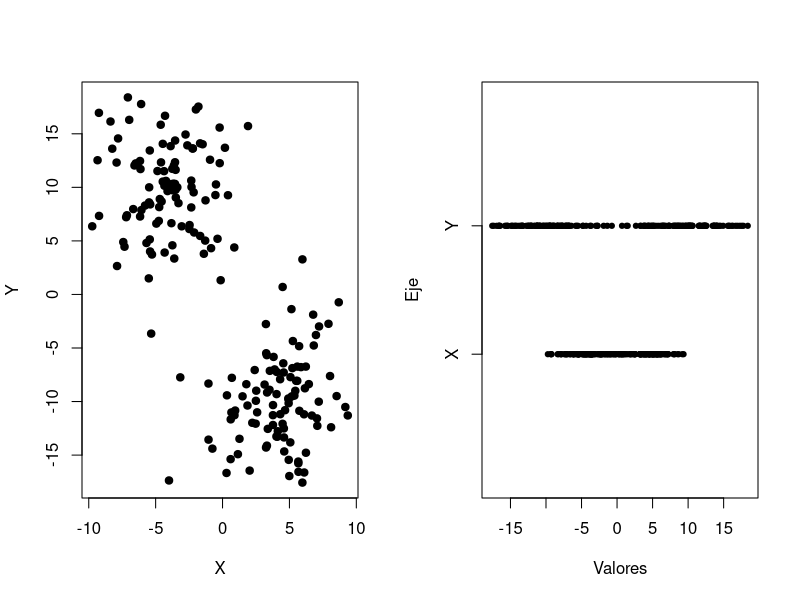
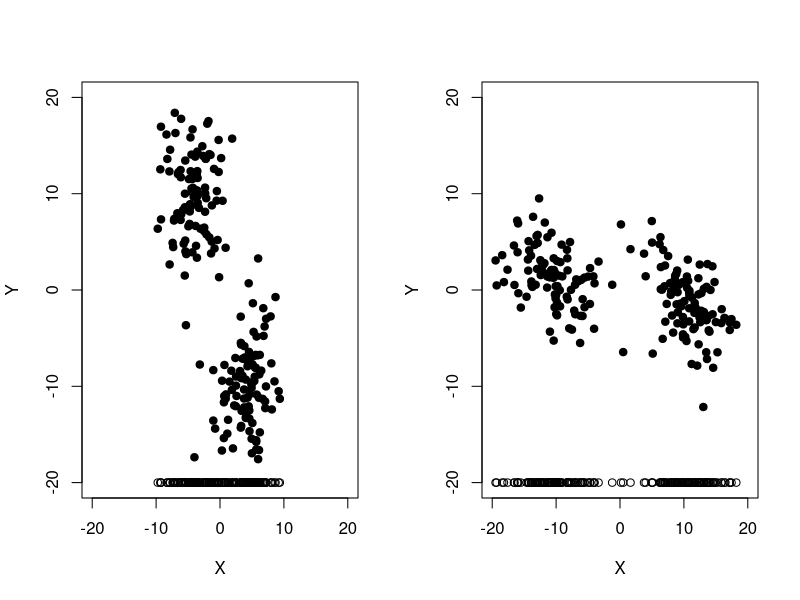
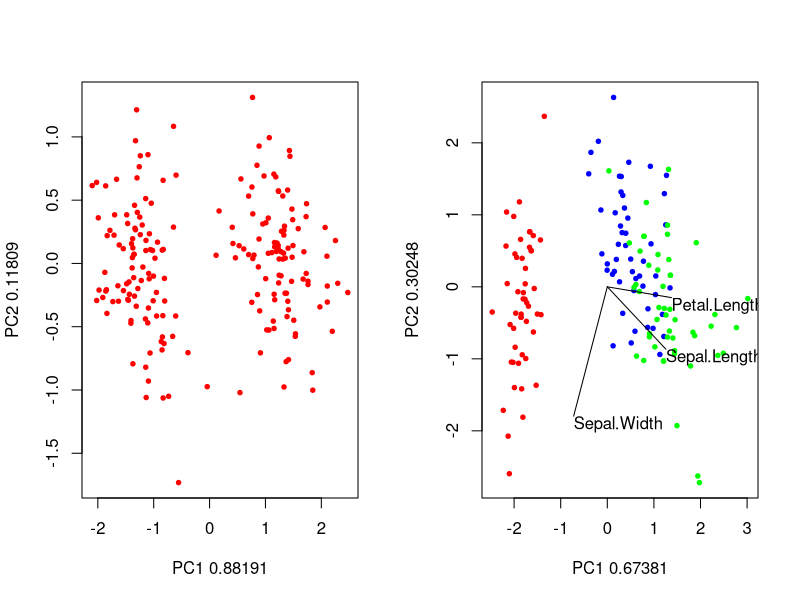

Reproduce these figures in R, in order. (Note: this script raises an error after producing the figures.)
## ---- chunk 1
knitr::opts_chunk$set(echo = TRUE)
library()
## ---- chunk 2
xa <- rnorm(100, 4, 2.5)
ya <- -10 + 0.3*xa  + rnorm(100)*4

xb <- rnorm(100, -4, 2.5)
yb <- 10 + 0.3*xb + rnorm(100)*4

data_points <- rbind(
  c(xa, xb),
  c(ya, yb)
)

head(t(data_points))


par(mfrow=c(1,2))
plot(
  data_points[1,], 
  data_points[2,],
  xlab="X",
  ylab="Y",
  pch=19
)

plot(
  c(data_points[1,], data_points[2,]), 
  rep(c(1,2),each=200),
  ylim=c(0,3),
  pch=19,
  cex=0.7,
  ylab="Eje",
  xlab="Valores",
  yaxt="n"
)
axis(side=2, at=c(1,2), labels = c("X", "Y"))
## ---- chunk 3
par(mfrow=c(1,2))

for (angle in c(0, 60*pi/180)) {

rot_matrix <- matrix(
  c(cos(angle), -sin(angle), sin(angle), cos(angle)),
  ncol=2,
  byrow = TRUE)

rotated <- rot_matrix %*% data_points

plot(
  rotated[1,], 
  rotated[2,],
  xlab="X",
  ylab="Y",
  pch=19,
  xlim=c(-20, 20),
  ylim=c(-20, 20)
)

points(
  rotated[1,],
  rep(-20,length(rotated[1,]))
)

}

## ---- chunk 4
pca <- prcomp(
  t(data_points),
  center=TRUE,
  scale=TRUE)

spca <- summary(pca)

plot(
  pca$x[,"PC1"],
  pca$x[,"PC2"],
  col=rep(c('red', 'blue'), each=200),
  pch=19,
  cex=0.6,
  xlab=paste("PC1", spca$importance[2,1]),
  ylab=paste("PC2", spca$importance[2,2]))

## ---- chunk 5
iris
## ---- chunk 6

pca <- prcomp(
  as.matrix(iris[1:3]),
  center=TRUE,
  scale=TRUE)

spca <- summary(pca)

plot(
  pca$x[,"PC1"],
  pca$x[,"PC2"],
  col=rep(c('red', 'blue', 'green'), each=50),
  pch=19,
  cex=0.6,
  xlab=paste("PC1", spca$importance[2,1]),
  ylab=paste("PC2", spca$importance[2,2]))

for (x in 1:4) {
lines(
  x=c(0, pca$rotation[x, 1]*2),
  y=c(0, pca$rotation[x, 2]*2))
text(
  pca$rotation[x, 1]*2,
  pca$rotation[x, 2]*2,
  rownames(pca$rotation)[x],
  adj = c(0,1)
  )
}
## ---- chunk 7
biplot(
  x=pca,
  )
## ---- chunk 8

# Calculo distancias euclideas
distancias <- dist(iris[1:4])

fit <- cmdscale(
  distancias, eig=TRUE, k=2)

# plot solution
x <- fit$points[,1]
y <- fit$points[,2]
plot(
  x,
  y,
  xlab="Coordinate 1",
  ylab="Coordinate 2",
  main="Metric MDS",
  col=rep(c("green", "blue", "red"),each=50),
  pch=19)

legend(
  "topright",
  legend=unique(levels(iris$Species)),
  col=c("green", "blue", "red"),
  pch=19,
  lty = 1
)



